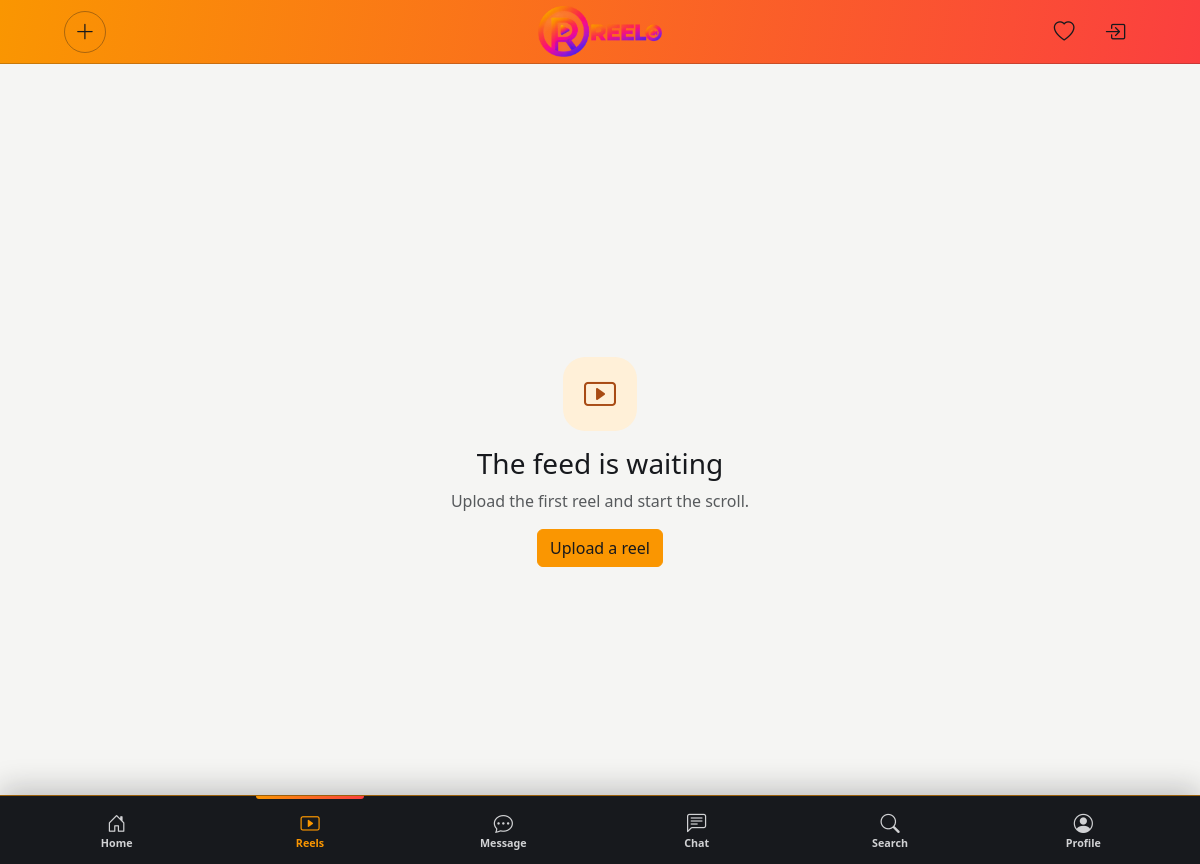
Before: /reels/ with the older database file.
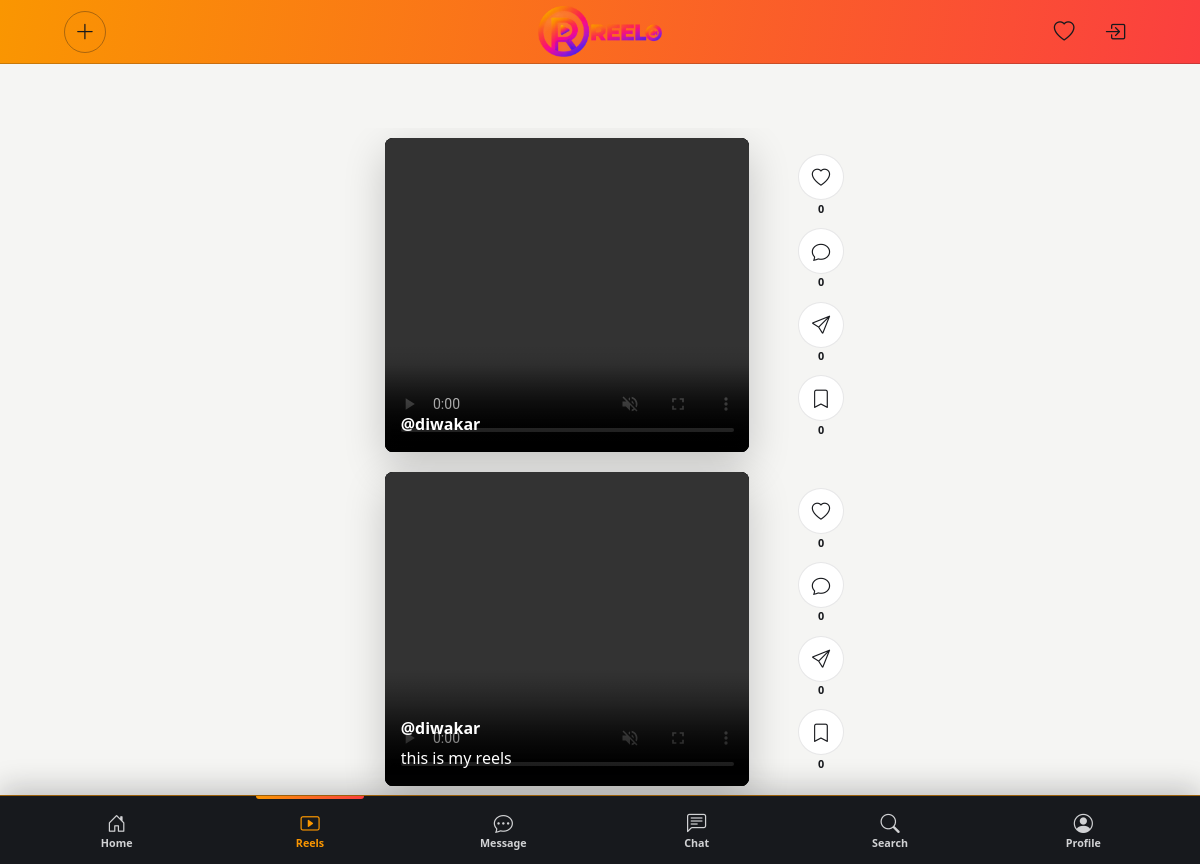
After: the same page with the newer database file.
### reelo/models.py (models this page shows, shortened)
class Reel(models.Model):
	user = models.ForeignKey(
		settings.AUTH_USER_MODEL,
		on_delete=models.CASCADE,
		related_name="reels",
	)
	video_file = models.FileField(upload_to="reels/")
	thumbnail = models.ImageField(
		upload_to="reels/thumbnails/", blank=True, null=True
	)
	caption = models.CharField(max_length=2200, blank=True)
	song = models.ForeignKey(
		"Song",
		on_delete=models.SET_NULL,
		null=True,
		blank=True,
		related_name="reels",
	)
	location = models.CharField(max_length=255, blank=True)
	views_count = models.PositiveBigIntegerField(default=0)
	likes_count = models.PositiveIntegerField(default=0)
	comments_count = models.PositiveIntegerField(default=0)
	shares_count = models.PositiveIntegerField(default=0)
	saves_count = models.PositiveIntegerField(default=0)
	is_archived = models.BooleanField(default=False)
	is_comments_enabled = models.BooleanField(default=True)
	created_at = models.DateTimeField(auto_now_add=True)
	updated_at = models.DateTimeField(auto_now=True)
	class Meta:
		ordering = ("-created_at",)

class User(AbstractUser):
	REQUIRED_FIELDS = ["email", "full_name"]
	class Gender(models.TextChoices):
		MALE = "M", "Male"
		FEMALE = "F", "Female"
		OTHER = "O", "Other"
		PREFER_NOT_TO_SAY = "N", "Prefer not to say"
	full_name = models.CharField(max_length=255)
	email = models.EmailField(blank=True)
	mobile_no = models.CharField(max_length=20, blank=True)
	dob = models.DateField(null=True, blank=True)
	address = models.TextField(blank=True)
	profile_image = models.ImageField(
		upload_to="profiles/", blank=True, null=True
	)
	gender = models.CharField(
		max_length=1, choices=Gender.choices, blank=True
	)

### reelo/views.py (the view)
# urls.py: path("reels/", views.reels_feed, name="reels_feed"),
def reels_feed(request):
	reels = Reel.objects.select_related("user", "song").filter(is_archived=False)
	for reel in reels:
		reel.thumbnail_url = reel.thumbnail.url if reel.thumbnail.name else ""
	return render(request, "reels_feed.html", {"reels": reels})

### templates/reels_feed.html (shortened to what this page needs)
{% extends "base.html" %} {% block title %}Reels | Reelo{% endblock %}
{% block main_class %}reel-main{% endblock %}
{% block content %} {% if reels %}
<section class="reel-feed" aria-label="Reels feed">
  {% for reel in reels %}
  <article class="reel-slide">
    <div class="reel-frame">
      <video
        class="reel-video"
        src="{{ reel.video_file.url }}"
        {%
        if
        reel.thumbnail_url
        %}poster="{{ reel.thumbnail_url }}"
        {%
        endif
        %}
        controls
        autoplay
        muted
        loop
        playsinline
        preload="metadata"
      >
      </video>
      <div class="reel-caption">
        <a href="{% url 'profile_detail' username=reel.user.username %}"
          >@{{ reel.user.username }}</a
        >
        {% if reel.caption %}
        <p>{{ reel.caption|linebreaksbr }}</p>
        {% endif %}
      </div>
    </div>
    <div class="reel-actions" aria-label="Reel actions">
      <div class="reel-action-group">
        <button
          class="reel-action"
          type="button"
          aria-label="Like reel"
          aria-pressed="false"
          data-toggle-action
        >
          <i class="bi bi-heart" aria-hidden="true"></i>
        </button>
        <span class="reel-action-count">{{ reel.likes_count }}</span>
      </div>
      {% if reel.is_comments_enabled %}
      <div class="reel-action-group">
        <button
          class="reel-action"
          type="button"
          aria-label="Comment on reel"
          title="Comments"
        >
          <i class="bi bi-chat" aria-hidden="true"></i>
        </button>
        <span class="reel-action-count">{{ reel.comments_count }}</span>
      </div>
      {% endif %}
      <div class="reel-action-group">
        <button
          class="reel-action"
          type="button"
          aria-label="Share reel"
          data-share-url="{{ request.scheme }}://{{ request.get_host }}{{ request.path }}"
        >
          <i class="bi bi-send" aria-hidden="true"></i>
        </button>
        <span class="reel-action-count">{{ reel.shares_count }}</span>
      </div>
      <div class="reel-action-group">
        <button
          class="reel-action"
          type="button"
          aria-label="Save reel"
          aria-pressed="false"
          data-toggle-action
        >
          <i class="bi bi-bookmark" aria-hidden="true"></i>
        </button>
        <span class="reel-action-count">{{ reel.saves_count }}</span>
      </div>
    </div>
  </article>
  {% endfor %}
</section>
{% else %}
<section class="reel-empty">
  <div class="reel-empty-mark">
    <i class="bi bi-play-btn" aria-hidden="true"></i>
  </div>
  <h1 class="h3">The feed is waiting</h1>
  <p class="text-body-secondary">Upload the first reel and start the scroll.</p>
  <a class="btn btn-primary" href="{% url 'create_reel' %}">Upload a reel</a>
</section>
{% endif %} {% endblock %}

### templates/base.html (shortened to what this page needs)
{% load static %}
<!doctype html>
<html lang="en">
  <head>
    <link
      href="https://cdn.jsdelivr.net/npm/bootstrap@5.3.3/dist/css/bootstrap.min.css"
      rel="stylesheet"
    />
    <link
      href="https://cdn.jsdelivr.net/npm/bootstrap-icons@1.11.3/font/bootstrap-icons.min.css"
      rel="stylesheet"
    />
    <link rel="stylesheet" href="{% static 'css/reelo.css' %}" />
  </head>
  <body>
    <header class="site-topbar">
      <nav class="site-topbar-inner" aria-label="Top navigation">
        <div class="topbar-start">
          <a
            class="topbar-icon topbar-create"
            href="{% url 'create_post' %}"
            aria-label="Create a post"
            title="Create post"
          >
            <i class="bi bi-plus-lg" aria-hidden="true"></i>
          </a>
        </div>
        <a class="topbar-brand" href="{% url 'home' %}" aria-label="Reelo home">
          <img class="topbar-logo" src="{% static 'logo.png' %}" alt="Reelo" />
        </a>
        <div class="topbar-actions">
          <a
            class="topbar-icon"
            href="{% url 'notifications' %}"
            aria-label="Notifications"
            title="Notifications"
          >
            <i class="bi bi-heart" aria-hidden="true"></i>
          </a>
          {% if user.is_authenticated %}
          <form class="topbar-logout" method="post" action="{% url 'logout' %}">
            {% csrf_token %}
            <button
              class="topbar-icon"
              type="submit"
              aria-label="Log out"
              title="Log out"
            >
              <i class="bi bi-box-arrow-right" aria-hidden="true"></i>
            </button>
          </form>
          {% else %}
          <a
            class="topbar-icon"
            href="{% url 'login' %}"
            aria-label="Log in"
            title="Log in"
          >
            <i class="bi bi-box-arrow-in-right" aria-hidden="true"></i>
          </a>
          {% endif %}
        </div>
      </nav>
    </header>
    <main class="site-main {% block main_class %}container{% endblock %}">
       {% block content %}{% endblock %}
    </main>
    <nav class="site-bottomnav" aria-label="Main navigation">
      <div class="bottomnav-inner">
        <a
          class="bottom-nav-link{% if request.resolver_match.url_name == 'home' %} is-active{% endif %}"
          href="{% url 'home' %}"
          {%
          if
          request.resolver_match.url_name=""
          ="home"
          %}
          aria-current="page"
          {%
          endif
          %}
        >
          <span class="bottom-nav-icon-wrap"
            ><i class="bi bi-house-door" aria-hidden="true"></i
          ></span>
          <span>Home</span>
        </a>
        <a
          class="bottom-nav-link{% if request.resolver_match.url_name == 'reels_feed' %} is-active{% endif %}"
          href="{% url 'reels_feed' %}"
          {%
          if
          request.resolver_match.url_name=""
          ="reels_feed"
          %}
          aria-current="page"
          {%
          endif
          %}
        >
          <span class="bottom-nav-icon-wrap"
            ><i class="bi bi-play-btn" aria-hidden="true"></i
          ></span>
          <span>Reels</span>
        </a>
        <a
          class="bottom-nav-link{% if request.resolver_match.url_name == 'messages' %} is-active{% endif %}"
          href="{% url 'messages' %}"
          {%
          if
          request.resolver_match.url_name=""
          ="messages"
          %}
          aria-current="page"
          {%
          endif
          %}
        >
          <span class="bottom-nav-icon-wrap">
            <i class="bi bi-chat-dots" aria-hidden="true"></i>
          </span>
          <span>Message</span>
        </a>
        <a
          class="bottom-nav-link{% if request.resolver_match.url_name == 'chat' %} is-active{% endif %}"
          href="{% url 'chat' %}"
          {%
          if
          request.resolver_match.url_name=""
          ="chat"
          %}
          aria-current="page"
          {%
          endif
          %}
        >
          <span class="bottom-nav-icon-wrap">
            <i class="bi bi-chat-left-text" aria-hidden="true"></i>
          </span>
          <span>Chat</span>
        </a>
        <a
          class="bottom-nav-link{% if request.resolver_match.url_name == 'search' %} is-active{% endif %}"
          href="{% url 'search' %}"
          {%
          if
          request.resolver_match.url_name=""
          ="search"
          %}
          aria-current="page"
          {%
          endif
          %}
        >
          <span class="bottom-nav-icon-wrap"
            ><i class="bi bi-search" aria-hidden="true"></i
          ></span>
          <span>Search</span>
        </a>
        <a
          class="bottom-nav-link{% if request.resolver_match.url_name == 'profile' or request.resolver_match.url_name == 'profile_detail' %} is-active{% endif %}"
          href="{% if user.is_authenticated %}{% url 'profile' %}{% else %}{% url 'login' %}{% endif %}"
          {%
          if
          request.resolver_match.url_name=""
          ="profile"
          or
          request.resolver_match.url_name=""
          ="profile_detail"
          %}
          aria-current="page"
          {%
          endif
          %}
        >
          <span class="bottom-nav-icon-wrap">
            {% if user.is_authenticated and user.profile.profile_image %}
            <img
              class="bottom-nav-avatar"
              src="{{ user.profile.profile_image.url }}"
              alt=""
            />
            {% elif user.is_authenticated and user.profile_image %}
            <img
              class="bottom-nav-avatar"
              src="{{ user.profile_image.url }}"
              alt=""
            />
            {% else %}
            <i class="bi bi-person-circle" aria-hidden="true"></i>
            {% endif %}
          </span>
          <span>Profile</span>
        </a>
      </div>
    </nav>
  </body>
</html>

Changed rows visible on the page:
added Reel: user.username "diwakar", likes_count "0", comments_count "0", shares_count "0", saves_count "0"
added Reel: user.username "diwakar", likes_count "0", comments_count "0", shares_count "0", saves_count "0"
Other visible differences:
text no longer shown: "The feed is waiting Upload the first reel and start the scroll. Upload a reel"
